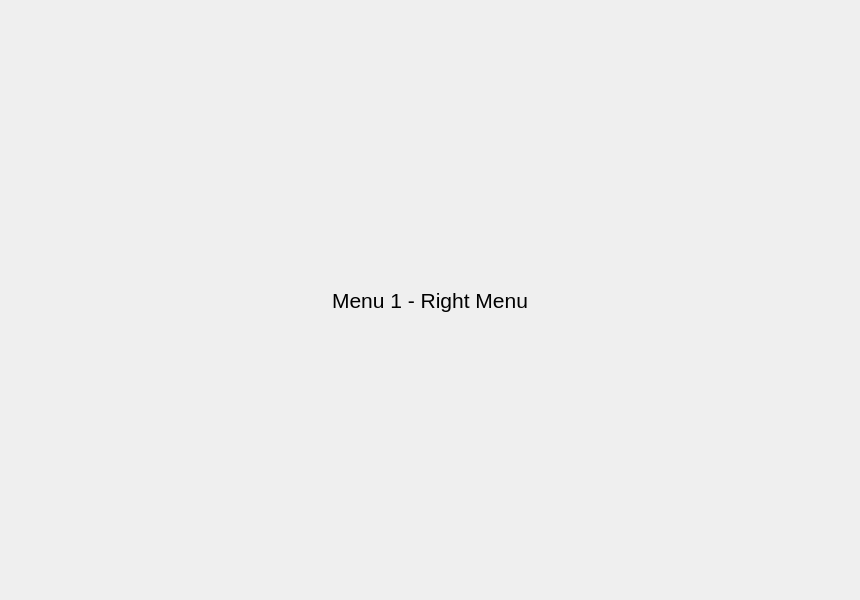
<?xml version="1.0" encoding="UTF-8"?>
<ui version="4.0">
 <class>RightColumn</class>
 <widget class="QWidget" name="RightColumn">
  <property name="geometry">
   <rect>
    <x>0</x>
    <y>0</y>
    <width>860</width>
    <height>600</height>
   </rect>
  </property>
  <property name="windowTitle">
   <string>Form</string>
  </property>
  <layout class="QVBoxLayout" name="main_pages_layout">
   <property name="spacing">
    <number>0</number>
   </property>
   <property name="leftMargin">
    <number>5</number>
   </property>
   <property name="topMargin">
    <number>5</number>
   </property>
   <property name="rightMargin">
    <number>5</number>
   </property>
   <property name="bottomMargin">
    <number>5</number>
   </property>
   <item>
    <widget class="QStackedWidget" name="menus">
     <property name="currentIndex">
      <number>0</number>
     </property>
     <widget class="QWidget" name="menu_1">
      <layout class="QVBoxLayout" name="verticalLayout">
       <property name="spacing">
        <number>5</number>
       </property>
       <property name="leftMargin">
        <number>5</number>
       </property>
       <property name="topMargin">
        <number>5</number>
       </property>
       <property name="rightMargin">
        <number>5</number>
       </property>
       <property name="bottomMargin">
        <number>5</number>
       </property>
       <item>
        <widget class="QLabel" name="label_1">
         <property name="font">
          <font>
           <pointsize>16</pointsize>
          </font>
         </property>
         <property name="styleSheet">
          <string notr="true">font-size: 16pt</string>
         </property>
         <property name="text">
          <string>Menu 1 - Right Menu</string>
         </property>
         <property name="alignment">
          <set>Qt::AlignCenter</set>
         </property>
        </widget>
       </item>
      </layout>
     </widget>
    </widget>
   </item>
  </layout>
 </widget>
 <resources/>
 <connections/>
</ui>
